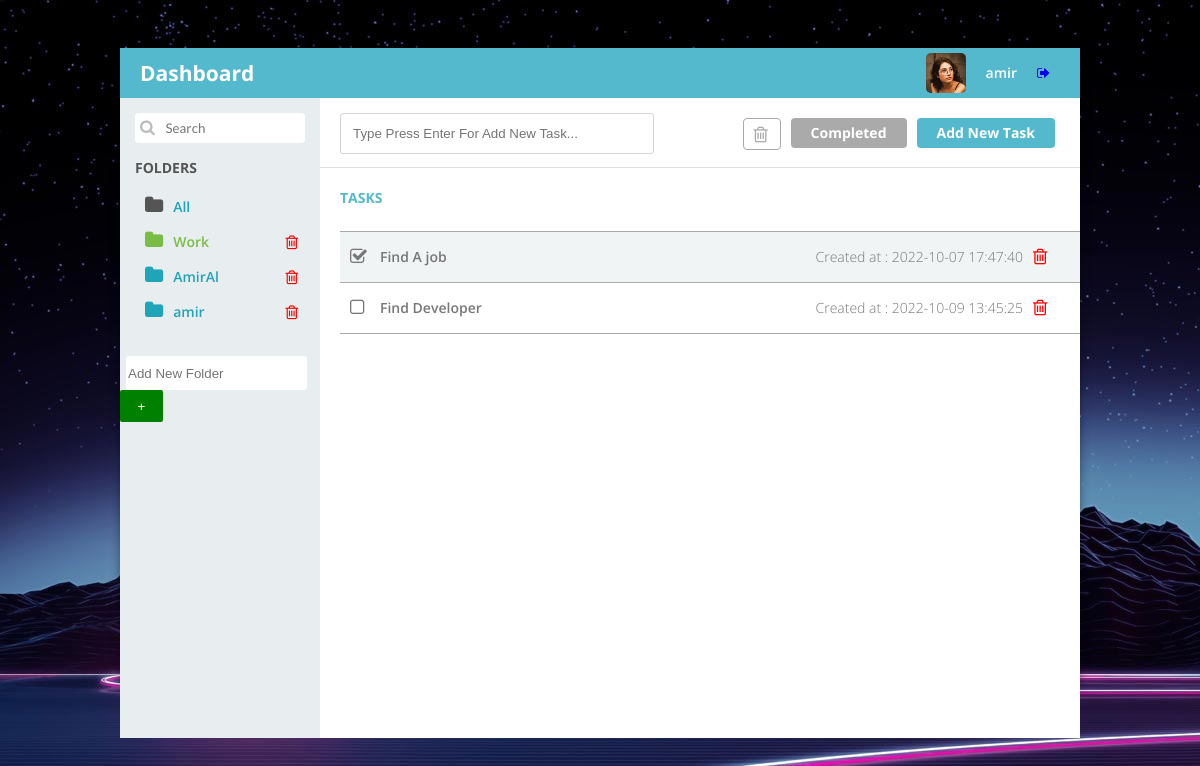
The app's page /?folder_id=6 (signed in) with its own data.
### tables this page shows
CREATE TABLE `folders` (
  `id` int(10) UNSIGNED NOT NULL,
  `name` varchar(255) NOT NULL,
  `user_id` int(11) UNSIGNED NOT NULL,
  `created_at` datetime NOT NULL DEFAULT current_timestamp()
);

CREATE TABLE `tasks` (
  `id` int(10) UNSIGNED NOT NULL,
  `title` varchar(500) NOT NULL,
  `is_done` tinyint(1) NOT NULL DEFAULT 0,
  `user_id` int(11) UNSIGNED NOT NULL,
  `folder_id` int(11) UNSIGNED NOT NULL,
  `created_at` datetime NOT NULL DEFAULT current_timestamp()
);

### index.php (called while the page is built, shortened)
<?php
$tasks = getTasks();
$folders = getFolder();
include "views/index.view.php";

### libs/lib-auth.php (called while the page is built, shortened)
<?php defined('BASE_PATH') or die("Permission Denied!");
function getCurrentUserId(): mixed
{
    return getLoggedIndUser()->id;
}
function getLoggedIndUser(): mixed
{
    return $_SESSION['login'] ?? null;
}

### libs/lib-folder.php (called while the page is built, shortened)
<?php
function getFolder(): bool|array
{
    global $pdo;
    $current_user_id = getCurrentUserId();
    $query = "SELECT * FROM folders WHERE user_id={$current_user_id}";
    $stmt = $pdo->prepare($query);
    $stmt->execute();
    return $stmt->fetchAll(PDO::FETCH_OBJ);
}

### libs/helpers.php (called while the page is built, shortened)
<?php use JetBrains\PhpStorm\NoReturn;
function site_url($uri): string
{
    return BASE_URL . $uri;
}

### libs/lib-task.php (called while the page is built, shortened)
<?php defined('BASE_PATH') or die("Permission Denied!");
function getTasks(): bool|array
{
    global $pdo;
    $folder = $_GET['folder_id'] ?? null;
    $folderCondition = "";
    if (isset($folder) && is_numeric($folder)) {
        $folderCondition = "and folder_id = {$folder}";
    }
    $current_user_id = getCurrentUserId();
    $query = "SELECT * FROM tasks WHERE user_id = {$current_user_id} {$folderCondition} ";
    $stmt = $pdo->prepare($query);
    $stmt->execute();
    return $stmt->fetchAll(PDO::FETCH_OBJ);
}

### views/index.view.php (the view, shortened to what this page needs)
<!DOCTYPE html>
<html lang="en">
<head>
    <link rel="stylesheet" href="../assets/css/style.css">
</head>
<body>
<div class="page">
    <div class="pageHeader">
        <div class="title">Dashboard</div>
        <div class="userPanel"><a href="../index.php?logout=1"><i class="fa fa-sign-out"></i></a><span
                    class="username"><?= getLoggedIndUser()->name ?? 'Unknown' ?> </span><img
                    src="../assets/images/avatar12.jpg" width="40"
                    height="40"/></div>
    </div>
    <div class="main">
        <div class="nav">
            <div class="searchbox">
                <div><i class="fa fa-search"></i>
                    <input type="search" placeholder="Search"/>
                </div>
            </div>
            <div class="menu">
                <div class="title">Folders</div>
                <ul class="folder-list">
                    <li class="<?= isset($_GET['folder_id']) ? '' : 'active'; ?>"><i class="fa fa-folder"></i><a
                                href="<?= site_url("") ?>">All<a/></li>
                    <?php
                    foreach ($folders as $folder) : ?>
                        <li class="<?= (isset($_GET['folder_id']) and $_GET['folder_id'] == $folder->id) ? 'active' : ''; ?>">
                            <a href="?folder_id=<?= $folder->id ?>"><i class="fa fa-folder"></i><?= $folder->name ?></a>
                            <a href="?delete_folder=<?= $folder->id ?>"
                               onclick="return confirm('Are you sure delete this folder?\n<?= $folder->name ?>')"
                               style="color: #f40000;"
                               class="fa fa-trash-o trash-btn"></a>
                        </li>
                    <?php endforeach; ?>
                </ul>
            </div>
            <div style="margin-top: 30px;">
                <input type="text"
                       style="  border: none;   height: 32px;   margin-left: 6px;   border-radius: 3px;   outline: none;"
                       id="addFolderInput"
                       placeholder="Add New Folder"/>
                <button type="submit"
                        id="addFolderBtn"
                        style=" border: none; background-color: green; color: white; height: 32px; border-radius: 2px; width: 43px; ">
                    +
                </button>
            </div>
        </div>
        <div class="view">
            <div class="viewHeader">
                <input type="text"
                       style="position: relative; bottom: 20px; padding: 12px; width: 40%; border: 1px solid #d5d5d5; border-radius: 3px; outline: none; "
                       name="" id="taskNameInput" placeholder="Type Press Enter For Add New Task...">
                <div class="functions">
                    <div class="button active">Add New Task</div>
                    <div class="button">Completed</div>
                    <div class="button inverz"><i class="fa fa-trash-o"></i></div>
                </div>
            </div>
            <div class="content">
                <div class="list">
                    <div class="title">Tasks</div>
                    <ul>
                        <?php foreach ($tasks as $task) : ?>
                            <li class="<?= $task->is_done ? 'checked' : ''; ?>">
                                <i data-taskID="<?= $task->id ?>"
                                   class="isDone clickable fa <?= $task->is_done ? 'fa-check-square-o' : 'fa-square-o'; ?>"></i>
                                <span><?= $task->title ?></span>
                                <div class="info" style="margin-right: 17px">
                                    <span style=>Created at : <?= $task->created_at ?></span>
                                    <a href="?delete_task=<?= $task->id ?>"
                                       onclick="return confirm('Are you sure delete this task?<?= $task->title ?>')"
                                       style="color: red;"><i class="fa fa-trash-o"></i></a>
                                </div>
                            </li>
                        <?php endforeach; ?>
                    </ul>
                </div>
            </div>
        </div>
    </div>
</div>
</body>
</html>

### assets/css/style.css (style rules this page uses)
html { background-image: url('../images/background.jpg'); }
body { padding: 0px; margin: 0px; font-family: "Open Sans"; font-size: 14px; font-smoothing: antialiased; }
.page { position: absolute; width: 80%; height: 80%; left: 10%; top: 6%; background-color: rgba(255, 255, 255, 0.7); -moz-border-radius: 4px; -webkit-border-radius: 4px; border-radius: 4px; -moz-box-shadow: 0 0 10px 0 rgba(0, 0, 0, 0.4); -webkit-box-shadow: 0 0 10px 0 rgba(0, 0, 0, 0.4); box-shadow: 0 0 10px 0 rgba(0, 0, 0, 0.4); }
.pageHeader { width: 100%; height: 50px; line-height: 50px; background-color: #54b9cd; color: White; -moz-box-sizing: border-box; -webkit-box-sizing: border-box; box-sizing: border-box; padding: 5px 20px; vertical-align: middle; }
.pageHeader .title { width: 40%; float: left; line-height: 40px; font-size: 1.5em; font-weight: 700; }
.pageHeader .userPanel { width: 40%; float: right; }
.pageHeader .userPanel i { float: right; line-height: 40px; padding-right: 10px; }
.pageHeader .userPanel .username { float: right; line-height: 40px; padding: 0px 20px; font-weight: 600; font-size: 1.0em; }
.pageHeader .userPanel img { float: right; -moz-border-radius: 5px; -webkit-border-radius: 5px; border-radius: 5px; }
.main { position: relative; width: 100%; height: 100%; clear: both; background-color: white; }
.main .nav { width: 200px; height: 100%; float: left; background-color: rgba(227, 234, 235, 0.8); }
.main .nav .searchbox { width: 170px; height: 30px; line-height: 30px; margin: 15px; background-color: White; -moz-border-radius: 4px; -webkit-border-radius: 4px; border-radius: 4px; }
.main .nav .searchbox i { display: inline-block; color: #bbb; margin-left: 5px; margin-right: 5px; font-size: 16px; }
.main .nav .searchbox input { display: inlin-block; width: 120px; background-color: White; color: Black; font-family: "Lato"; border: 0px; }
.main .nav .menu { width: 100%; margin: 15px; color: #555; }
.main .nav .menu .title { font-weight: 700; font-size: 1.0em; text-transform: uppercase; }
.main .nav .menu ul { padding-left: 0px; }
.main .nav .menu ul li a { text-decoration: none; color: #20a4b8; }
.main .nav .menu ul li.active a { color: #79BC46; }
.main .nav .menu ul li { cursor: pointer; list-style: none; margin: 5px 0px; padding: 5px 0px; font-weight: 600; margin-right: 30px; padding-left: 10px; -moz-border-radius: 4px; -webkit-border-radius: 4px; border-radius: 4px; transition: 0.25s all; }
.main .nav .menu ul li.active { color: #79BC46; }
.main .nav .menu ul li i { font-size: 1.4em; margin-right: 10px; }
.main .view { position: relative; margin-left: 200px; }
.main .view .viewHeader { width: 100%; height: 70px; line-height: 70px; padding: 20px 20px; -moz-box-sizing: border-box; -webkit-box-sizing: border-box; box-sizing: border-box; border-bottom: 1px solid #E0E0E0; }
.main .view .viewHeader .functions { float: right; }
.main .view .viewHeader .functions .button { float: right; height: 30px; line-height: 30px; background-color: #AAA; -moz-border-radius: 4px; -webkit-border-radius: 4px; border-radius: 4px; margin: 0px 5px; padding: 0px 20px; cursor: pointer; color: White; font-weight: 700; }
.main .view .viewHeader .functions .button.active { background-color: #54b9cd; }
.main .view .viewHeader .functions .button.inverz { background-color: inherit; border: 1px solid #AAA; width: 10px; color: #AAA; font-size: 1.3em; padding-left: 10px; padding-right: 16px; }
.main .view .content { position: absolute; left: 0px; top: 70px; right: 0px; bottom: 0px; padding: 10px; }
.main .view .content .list .title { width: 100%; padding: 10px; text-transform: uppercase; font-weight: 700; color: #54b9cd; }
.main .view .content .list ul { width: 100%; padding-left: 10px; color: #777; }
.main .view .content .list ul li { width: 100%; height: 50px; line-height: 50px; list-style: none; border-top: 1px solid #AAA; }
.main .view .content .list ul li.checked { background-color: #F0F4F5; }
.main .view .content .list ul li:last-child { border-bottom: 1px solid #AAA; }
.main .view .content .list ul li i { float: left; width: 30px; height: 50px; line-height: 50px; margin-left: 10px; font-size: 1.3em; }
.main .view .content .list ul li span { float: left; font-weight: 600; }
.main .view .content .list ul li .info { float: right; }
.main .view .content .list ul li .info span { font-weight: 300; }
.trash-btn { float: right; font-size: 16px; margin-right: 7px; margin-top: 3px; cursor: pointer; }

### records on screen
folders: name "amir"
folders: name "Work"
folders: name "AmirAl"
tasks: is_done 1 (drawn), title "Find A job", created_at "2022-10-07 17:47:40"
tasks: is_done 0 (drawn), title "Find Developer", created_at "2022-10-09 13:45:25"
